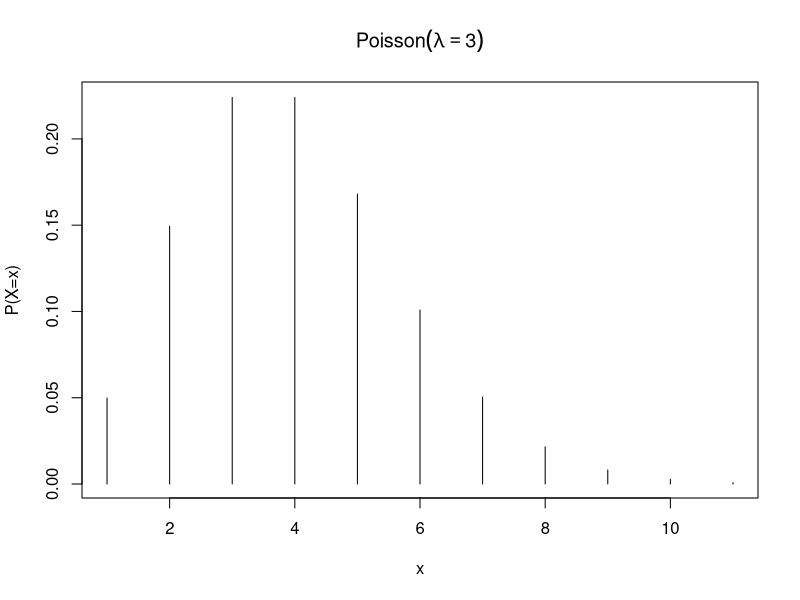
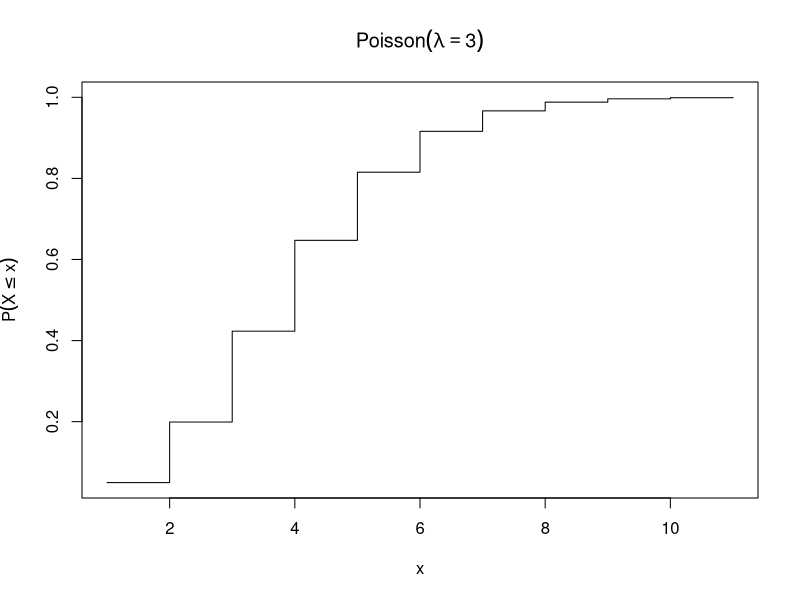
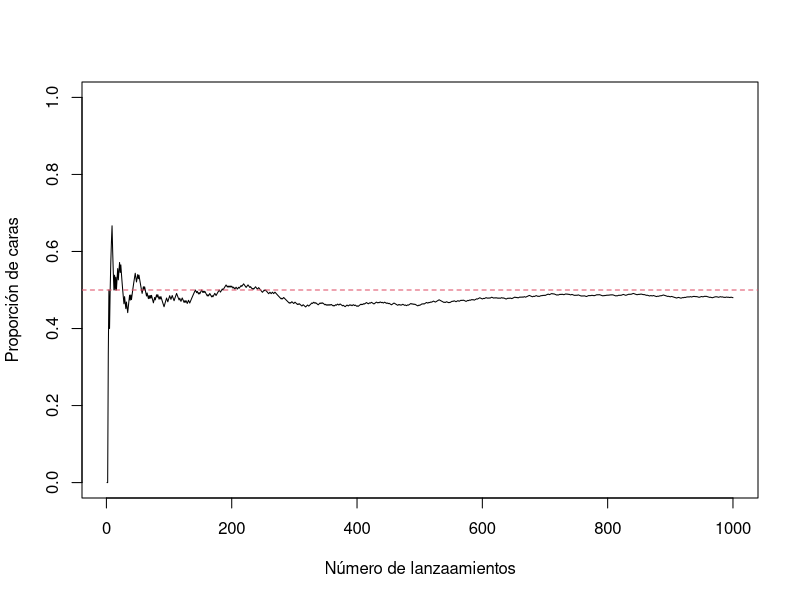
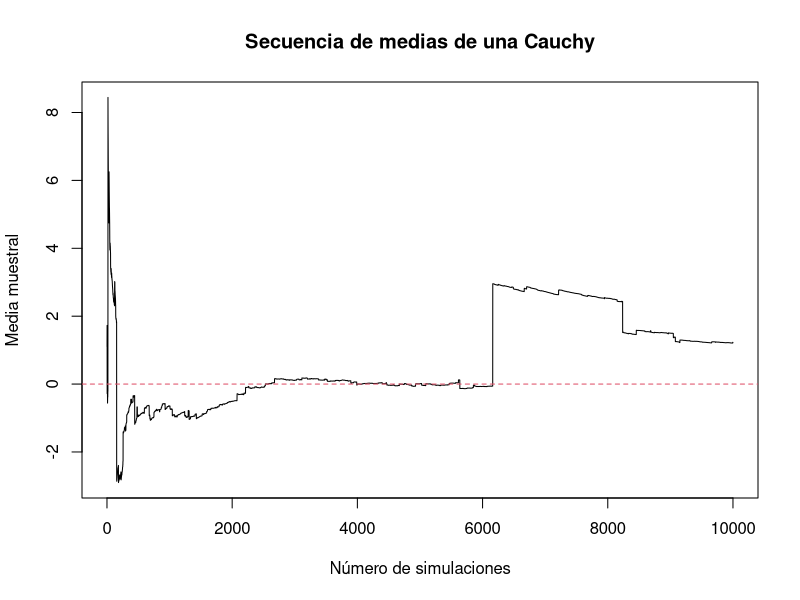
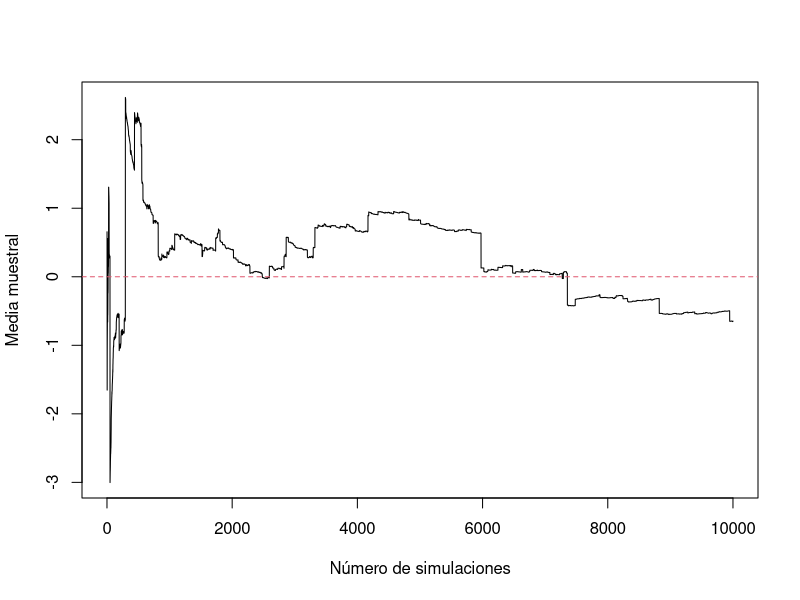
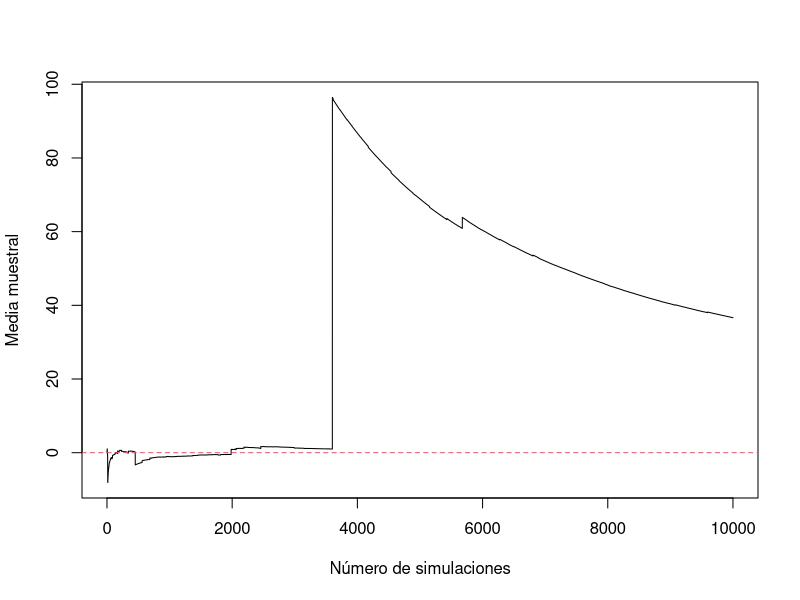
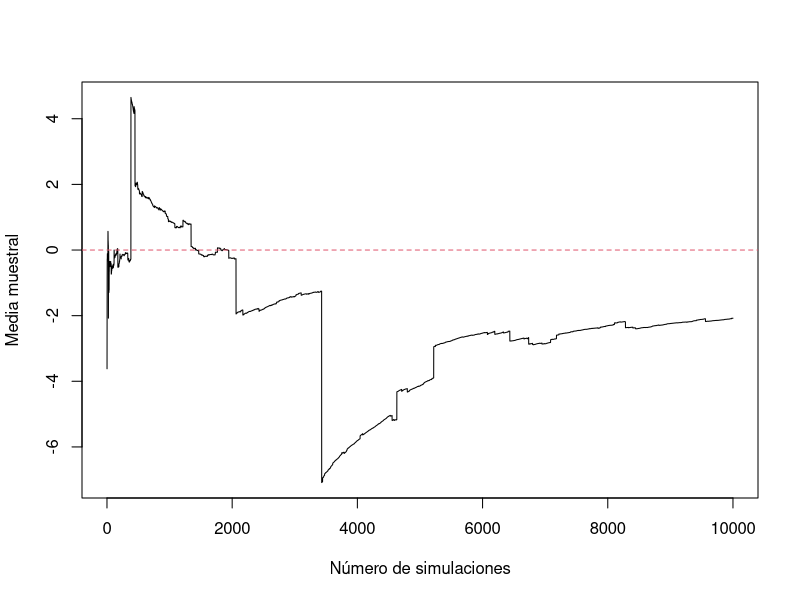
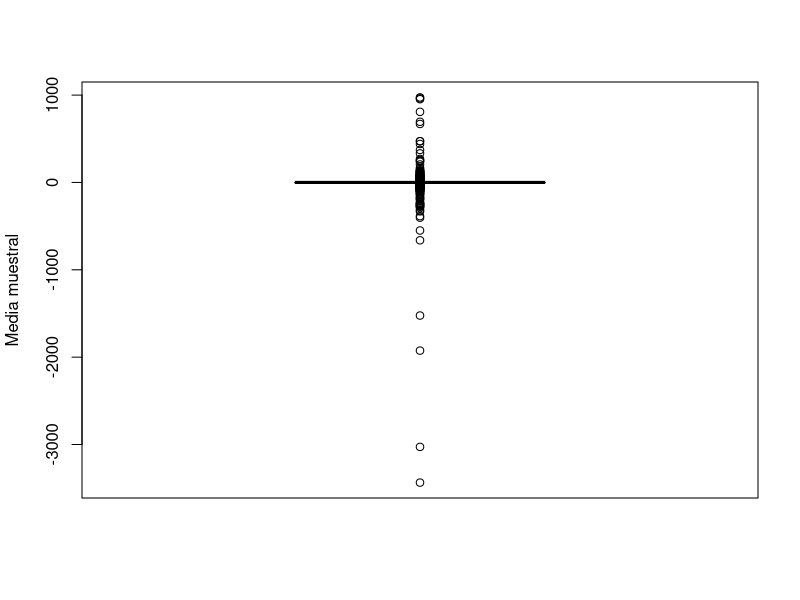

Source code (R) for these figures, in order: (Note: this script raises an error after producing the figures.)

# 5.2 Generación de números pseudo-aleatorios y distribuciones de probabilidad en R
rnorm(n = 10, mean = 10, sd = 2) # Normal con media 10 y desviación típica 2
runif(10) # Uniforme en (0,1)
rpois(n = 10, lambda = 1) # Poisson con media 1

sample(1:5, 5) # permutación
sample(1:5, 10, replace = TRUE) # muestra con reemplazo
sample(c(0, 1), 5, replace = TRUE, prob = c(0.4, 0.5)) # Bernoulli
sample(cars$speed, 3) # tres valores aleatorios de cars$speed

mx <- numeric()
for (i in 1:10) {
    set.seed(i)
    x <- rnorm(100, mean = 2)
    mx[i] <- mean(x)
}
mean(mx)

dpois(x = 0:10, lambda = 3)
plot(
    dpois(x = 0:10, lambda = 3),
    type = "h",
    xlab = "x",
    ylab = "P(X=x)",
    main = expression(Poisson(lambda == 3))
)

plot(ppois(q = 0:10, lambda = 3),
    type = "s", xlab = "x", ylab = expression(P(X <= x)),
    main = expression(Poisson(lambda == 3))
)
qnorm(0.025, lower.tail = FALSE) # valor crítico (Normal) alpha=0.05

# 5.3 Ley de los grandes números
# Probamos primero algunos lanzamientos (uno, diez):
sample(c(cara = 1, cruz = 0), 1, replace = TRUE, prob = c(0.5, 0.5))
x <- sample(c(cara = 1, cruz = 0), 10, replace = TRUE, prob = c(0.5, 0.5))
x
mean(x) # frecuencia relativa de cara en 10 lanzamientos
x <- sample(c(cara = 1, cruz = 0), 50, replace = TRUE, prob = c(0.5, 0.5))
mean(x) # frecuencia relativa de cara en 50 lanzamientos

# Representamos gráficamente la solución
set.seed(1) # para poder reproducir los resultados de abajo
nsim <- 1000
x <- sample(c(cara = 1, cruz = 0), nsim, replace = TRUE, prob = c(0.5, 0.5))
n <- 1:nsim
plot(n, cumsum(x) / n,
    type = "l", ylab = "Proporción de caras",
    xlab = "Número de lanzaamientos", ylim = c(0, 1)
)
abline(h = 0.5, lty = 2, col = 2)

# alternativamente podríamos haber hecho:
x <- rbinom(nsim, size = 1, prob = 0.5)
head(x)
# ó
x <- runif(nsim) < 0.5
head(x)


# 5.3.2. Detección de problemas de convergencia
# Esperanza no finita
set.seed(1)
nsim <- 10000
x <- rcauchy(nsim)
n <- 1:nsim
plot(n, cumsum(x) / n,
    type = "l", ylab = "Media muestral",
    xlab = "Número de simulaciones",
    main = "Secuencia de medias de una Cauchy"
)
abline(h = 0, lty = 2, col = 2)

# probando con varias semillas
for (i in 2:4) {
    set.seed(i)
    x <- rcauchy(nsim)
    plot(n, cumsum(x) / n,
        type = "l", ylab = "Media muestral",
        xlab = "Número de simulaciones"
    )
    abline(h = 0, lty = 2, col = 2)
}
# cajas para observar cómo se comporta: muchos datos anómalos
for (i in 2:4) {
    set.seed(i)
    x <- rcauchy(nsim)
    boxplot(x, ylab = "Media muestral")
}

# 5.3.3  Precisión de la aproximación

# ~~> intervalos de confianza
# Teorema central del límite: Teorema Central del Límite.
# Dada una secuencia X1, ..., Xn variables aleatorias iid
# con esperanza E[Xi] = µ y varianza V(Xi) = s^2 < 8
# ==> Z_n = (mean(c(X1,...Xn)) - \mu )/(\sigma/sqrt(n))
# para n --> \infty
# ~~> intervalo de confianza
# ...

set.seed(1)
nsim <- 10000
x <- rnorm(nsim)
# Aproximación de la media:
mean(x)
# error estándar
sd(x) / sqrt(nsim)
# error máximo admisible al nivel de confianza 0.95
qnorm(0.975) * sd(x) / sqrt(nsim)

# representamos con intervalos de confianza
n <- 1:nsim
# medias muestrales para n=1,2,...,nsim
estim <- cumsum(x) / n
# correspondientes errores de estimación
# por simplicidad con varianza muestral en lugar de cuasivarianza
estim.err <- sqrt(cumsum((x - estim)^2)) / n
# gráfico de convergencia
plot(n, estim,
    type = "l", xlab = "Número de simulaciones",
    ylab = "Aproximación de la media y error", ylim = c(-1, 1)
)
# media teórica:
abline(h = 0, col = 2)
# intevalos de confianza (1-alpha=0.95)
z <- qnorm(0.975)
lines(estim - z * estim.err, lty = 3, lwd = 2, col = "blue")
lines(estim + z * estim.err, lty = 3, lwd = 2, col = "blue")

# Ejercicio. Comprueba y visualiza la convergencia en el caso variables con distribución
# uniforme, U(-3, 3).

# --------------------------------------------------------------------------------
# descando
# --------------------------------------------------------------------------------

# 5.3.4. Determinación del número de simulaciones

# En el caso en que la varianza de las X_i, \sigma^2 sea conocida, resolver el problema es
# determinar n tal que z_{\alpha/2} * \sigma / \sqrt(n) < \epsilon
# n = (z_{\alpha/2} \sigma / \epsilon )^2

# Ejercicio. Calcular el número de simulaciones necesario para aproximar la media µ
# de la siguientes distribuciones con un error máximo admisible de 0.1|µ|:
# 1. Normal con media µ = 10 y desviación típica s = 5.
# 2. Chi-cuadrado con 10 grados de libertad (µ = 10, s^2 = 2 * µ).
# 3. Poisson con parámetro <U+03BB> = 10 (µ = 10, s^2 = µ)

determina.n <- function(epsilon, sigma, alpha) {
    z <- qnorm(alpha / 2, lower.tail = F)
    n <- z * sigma / epsilon
    return(n^2)
}
# 1.
determina.n()
# 2.
# 3.

# --------------------------------------------------------------------------------

# En el caso \sigma^2 desconocidam, ste algoritmo
# 1. Fijar tamaño inicial n0.
# 2. Generarlos.
# 3. Si querías más precisión, genera


# --------------------------------------------------------------------------------
# Integración de MC
# Clásica
# Observación: la integral de h en [0,1] es la esperanza de h(X) con X ~> U(0,1)

# EG int. en [0,1] de 4x^4
h <- function(x) (4 * x^4) * (x > 0 & x < 1)
# visualizamos la función en el dominio de integración
curve(h, 0, 1)
# fijamos el número de simulaciones (n=nsim)
nsim <- 100
# calculamos la aproximación
set.seed(1)
x <- runif(nsim) # x1,...,xn
hx <- sapply(x, h) # h(x1),...h(xn)
mean(hx) # la aproximación final
# valor exacto
4 / 5
# --------------------------------------------------------------------------------
# gráfica de ello:
nsim <- 1000
set.seed(1)
x <- runif(nsim)
hx <- sapply(x, h)
# aproximaciones para $n=1,...,nsim$
estim <- cumsum(hx) / (1:nsim)
# errores de estimación correspondientes
estim.err <- sqrt(cumsum((hx - estim)^2)) / (1:nsim)
plot(1:nsim, estim,
    type = "l", ylab = "Aproximación y límites de error",
    xlab = "Número de simulaciones"
)
z <- qnorm(0.025, lower.tail = FALSE)
lines(estim - z * estim.err, col = "blue", lwd = 2, lty = 3)
lines(estim + z * estim.err, col = "blue", lwd = 2, lty = 3)
abline(h = 4 / 5, col = 2)
# Aproximación final y su error
estim[nsim]
estim.err[nsim]
# --------------------------------------------------------------------------------
# Caso general: integrales con límites infinitos
# idea: factorizar la función en producto de f densidad por otra
# I = \int h(x) = \int c(x)f(x) = E[c(X)]
# ~~> I \aproxeq 1/n \sum c(X_i)
# EG \int_2^\infty \frac{e^{-x^2/2}}{\sqrt{2\pi}}dx
# ~~> c(x) = I(x>2)

nsim <- 1000
set.seed(1)
x <- rnorm(nsim) # x1,...,xn
cc <- function(x) (x > 2)
cx <- cc(x) ## c(x1),...,c(xn)
# aproximación:
mean(cx)
# error
qnorm(0.025, lower.tail = FALSE) * sd(cx) / sqrt(nsim)
# valor exacto
pnorm(2, lower.tail = FALSE)
# --------------------------------------------------------------------------------
# ej la misma integral pero con límite inferior en 4.5
nsim <- 1000
set.seed(1)
x <- rnorm(nsim) # x1,...,xn
cc <- function(x) (x > 4.5)
cx <- cc(x) ## c(x1),...,c(xn)
# aproximación:
mean(cx)
# error
qnorm(0.025, lower.tail = FALSE) * sd(cx) / sqrt(nsim)
# valor exacto
pnorm(4.5, lower.tail = FALSE)
# Falla para valores muy pequeños

#
# --- 5.4.2 MUESTREO POR IMPORTANCIA ---------------------------------------------------
#

# Idea: cambiar la función de densidad por otra con una cola más pesada
# generar Z_1..Z_n desde f densidad g(z) con soporte incluyendo el de f(x)
# I = \int c(x) f(x) dx = \int c(z) w(z) g(z) dz = E[c(Z)w(Z)]
# w(z) = f(z)/g(z)
# ~~> I \aproxeq 1/n \sum c(Z_i)w(z_i)

nsim <- 1000
set.seed(1)
z <- rexp(nsim) + 4.5
w <- dnorm(z) / dexp(z - 4.5)
boxplot(w)
# aproximación:
mean(w)

# error
qnorm(0.025, lower.tail = FALSE) * sd(w) / sqrt(nsim)